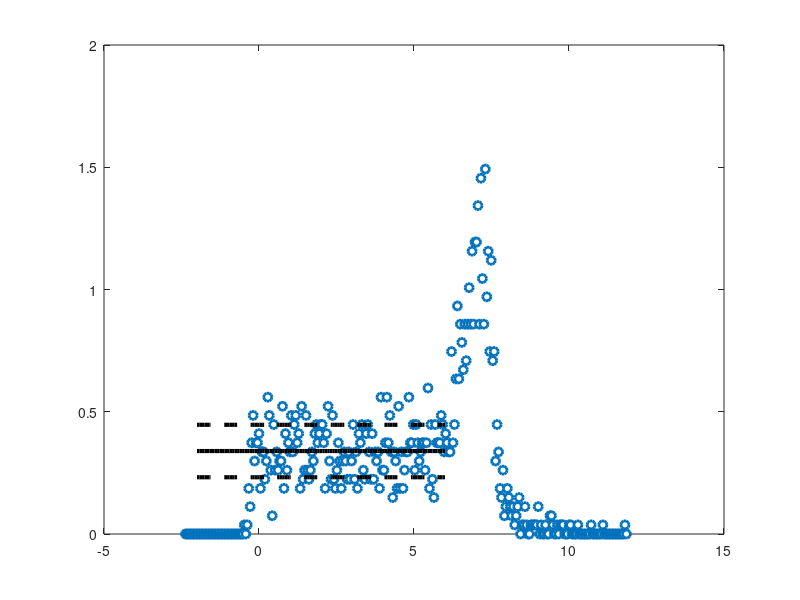

Recreate this plot in MATLAB. (Note: this script raises an error after producing the figure.)
%% Settings for plotting
RedAccent =[229/255,20/255,0/255];
BlueAccent =[76/255,174/255,227/255];
GreenAccent =[51/255,153/255,51/255];
White=[1 1 1];
Black=[0 0 0];
DefaultBlue=[0    0.4470    0.7410];
DefaultOrange=[0.8500    0.3250    0.0980];
DefaultYellow=[0.9290    0.6940    0.1250];
DefaultPurple=[0.4940    0.1840    0.5560];
DefaultGreen=[0.4660    0.6740    0.1880];
DefaultLightBlue=[0.3010    0.7450    0.9330];
DefaultCrimson=[0.6350    0.0780    0.1840];
MarkerSize=6;
LineWidth=2.5;
PlotLineWidth=3;
MarkerLineWidth=2;

%% Data import
channel = [0 1 2 3 4 5 6 7 8 9 10 11 12 13 14 15 16 17 18 19 20 21 22 23 24 25 26 27 28 29 30 31 32 33 34 35 36 37 38 39 40 41 42 43 44 45 46 47 48 49 50 51 52 53 54 55 56 57 58 59 60 61 62 63 64 65 66 67 68 69 70 71 72 73 74 75 76 77 78 79 80 81 82 83 84 85 86 87 88 89 90 91 92 93 94 95 96 97 98 99 100 101 102 103 104 105 106 107 108 109 110 111 112 113 114 115 116 117 118 119 120 121 122 123 124 125 126 127 128 129 130 131 132 133 134 135 136 137 138 139 140 141 142 143 144 145 146 147 148 149 150 151 152 153 154 155 156 157 158 159 160 161 162 163 164 165 166 167 168 169 170 171 172 173 174 175 176 177 178 179 180 181 182 183 184 185 186 187 188 189 190 191 192 193 194 195 196 197 198 199 200 201 202 203 204 205 206 207 208 209 210 211 212 213 214 215 216 217 218 219 220 221 222 223 224 225 226 227 228 229 230 231 232 233 234 235 236 237 238 239 240 241 242 243 244 245 246 247 248 249 250 251 252 253 254 255 256 257 258 259 260 261 262 263 264 265 266 267 268 269 270 271 272 273 274 275 276 277 278 279 280 281 282 283 284 285 286 287 288 289 290 291 292 293 294 295 296 297 298 299 300];
nm = channel*2;
nm = nm - 100; % normalize to film surface
nm = nm*2*32/27; % make correct length (scale for 800 nm film)
nm = nm/100; %normalize to 100s
Hfrac =  [0 0 0 0 0 0 0 0 0 0 0 0 0 0 0 0 0 0 0 0 0 0 0 0 0 0 0 0 0 0 0 0 0 0 0 0 0 0 0 0 0.037313433 0 0.037313433 0.186567164 0.111940299 0.373134328 0.485074627 0.298507463 0.373134328 0.373134328 0.410447761 0.186567164 0.335820896 0.335820896 0.223880597 0.298507463 0.559701493 0.485074627 0.26119403 0.074626866 0.447761194 0.26119403 0.335820896 0.26119403 0.298507463 0.298507463 0.52238806 0.186567164 0.410447761 0.26119403 0.373134328 0.335820896 0.485074627 0.335820896 0.447761194 0.485074627 0.373134328 0.410447761 0.186567164 0.52238806 0.223880597 0.26119403 0.485074627 0.26119403 0.223880597 0.26119403 0.335820896 0.298507463 0.410447761 0.447761194 0.373134328 0.410447761 0.447761194 0.447761194 0.373134328 0.186567164 0.410447761 0.52238806 0.298507463 0.223880597 0.485074627 0.223880597 0.186567164 0.26119403 0.373134328 0.298507463 0.186567164 0.298507463 0.335820896 0.298507463 0.223880597 0.335820896 0.223880597 0.298507463 0.447761194 0.223880597 0.335820896 0.186567164 0.410447761 0.373134328 0.447761194 0.26119403 0.223880597 0.410447761 0.447761194 0.335820896 0.223880597 0.410447761 0.223880597 0.335820896 0.298507463 0.335820896 0.186567164 0.559701493 0.26119403 0.26119403 0.373134328 0.559701493 0.373134328 0.485074627 0.335820896 0.149253731 0.335820896 0.298507463 0.186567164 0.52238806 0.186567164 0.335820896 0.186567164 0.26119403 0.335820896 0.335820896 0.559701493 0.373134328 0.373134328 0.447761194 0.26119403 0.447761194 0.373134328 0.298507463 0.335820896 0.373134328 0.373134328 0.26119403 0.373134328 0.597014925 0.186567164 0.447761194 0.223880597 0.149253731 0.447761194 0.373134328 0.373134328 0.373134328 0.485074627 0.447761194 0.335820896 0.410447761 0.373134328 0.335820896 0.335820896 0.746268657 0.373134328 0.447761194 0.634328358 0.932835821 0.634328358 0.858208955 0.78358209 0.671641791 0.858208955 0.708955224 0.858208955 1.007462687 0.858208955 1.156716418 0.858208955 1.194029851 1.194029851 1.343283582 0.858208955 1.455223881 1.044776119 0.858208955 1.492537313 0.970149254 1.156716418 0.746268657 1.119402985 0.708955224 0.746268657 0.298507463 0.447761194 0.335820896 0.186567164 0.149253731 0.26119403 0.074626866 0.111940299 0.186567164 0.149253731 0.111940299 0.074626866 0.111940299 0.037313433 0.074626866 0.111940299 0.149253731 0 0.037313433 0.037313433 0.111940299 0.037313433 0 0 0.037313433 0.037313433 0.037313433 0.037313433 0.037313433 0.111940299 0 0.037313433 0 0 0.037313433 0 0 0.074626866 0.074626866 0.037313433 0 0 0.037313433 0 0.037313433 0.037313433 0.037313433 0 0 0 0.037313433 0.037313433 0 0 0 0 0.037313433 0 0 0 0 0 0 0 0 0.037313433 0 0 0 0 0 0 0 0.037313433 0 0 0 0 0 0 0 0 0 0 0 0 0 0 0.037313433 0];

%% Plotting
figure1 = figure;
p1 = plot(nm, Hfrac, 'o');
set(p1,'Color',DefaultBlue,'LineWidth',MarkerLineWidth,'MarkerEdgeColor',DefaultBlue,'MarkerFaceColor',White,'Markersize',MarkerSize);
hold all
NM = linspace(-2,6);
mu = mean(Hfrac(51:177)); stdev = std(Hfrac(51:177));
p0 = plot(NM, mu+NM.*0);
set(p0,'Color',Black,'LineWidth',PlotLineWidth,'MarkerFaceColor',Black,'Markersize',MarkerSize);
hold all
p01 = plot(NM, mu+stdev+NM.*0,'--');
set(p01,'Color',Black,'LineWidth',PlotLineWidth,'MarkerFaceColor',Black,'Markersize',MarkerSize);
hold all
p02 = plot(NM, mu-stdev+NM.*0,'--');
set(p02,'Color',Black,'LineWidth',PlotLineWidth,'MarkerFaceColor',Black,'Markersize',MarkerSize);
%label stuff
uistack(p1,'top')

set(gca,'FontSize',22,'LineWidth',LineWidth);
set(gca,'XTick',[-2 0 2 4 6 8])
set(gca, 'YTick', [0 1 2 3 4 5])
pbaspect([1.618 1 1])
xlim([-2 10])
ylim([0 5])
fh = figure(1); % returns the handle to the figure object
set(fh, 'color', 'white'); % sets the color to white 
xlabel('Distance from substrate (100s nm)','Fontsize',22); 
ylabel('H atomic fraction (%)','Fontsize',22); 
%ylabel('H as percent of all atoms','Fontsize',22);

% Exporting
pbaspect([1 1.618 1])
fh = figure(1); % returns the handle to the figure object
set(fh, 'color', 'white'); % sets the color to white 
set(gcf, 'PaperPosition', [0 0 8 8]) % make paper larger
print(gcf, 'erdadraft.png', '-dpng', '-r300' ) % save 300 dpi file
